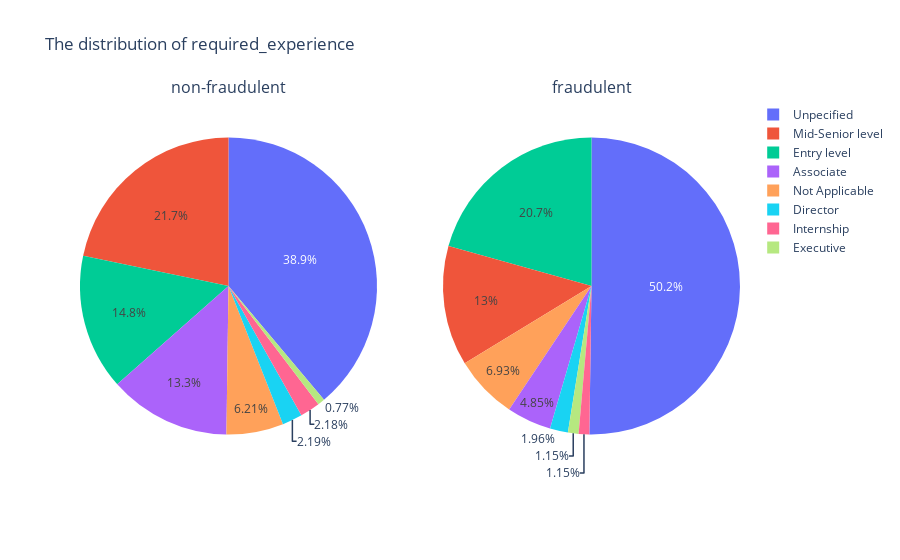

The cell this chart's notebook holds for it:
### Code cell
plot_cat_feature_distribution('required_experience')

### Figure 1 — Plotly figure (JSON) as saved in the notebook; plotly's stock layout.template omitted (floating-point values rounded to 4 significant figures)
{"data": [{"domain": {"x": [0, 0.45], "y": [0, 1]}, "labels": ["Unpecified", "Mid-Senior level", "Entry level", "Associate", "Not Applicable", "Director", "Internship", "Executive"], "type": "pie", "values": [6615, 3696, 2518, 2255, 1056, 372, 371, 131]}, {"domain": {"x": [0.55, 1], "y": [0, 1]}, "labels": ["Unpecified", "Entry level", "Mid-Senior level", "Not Applicable", "Associate", "Director", "Executive", "Internship"], "type": "pie", "values": [435, 179, 113, 60, 42, 17, 10, 10]}], "layout": {"annotations": [{"font": {"size": 16}, "showarrow": false, "text": "non-fraudulent", "x": 0.225, "xanchor": "center", "xref": "paper", "y": 1, "yanchor": "bottom", "yref": "paper"}, {"font": {"size": 16}, "showarrow": false, "text": "fraudulent", "x": 0.775, "xanchor": "center", "xref": "paper", "y": 1, "yanchor": "bottom", "yref": "paper"}], "title": {"text": "The distribution of required_experience"}}}
